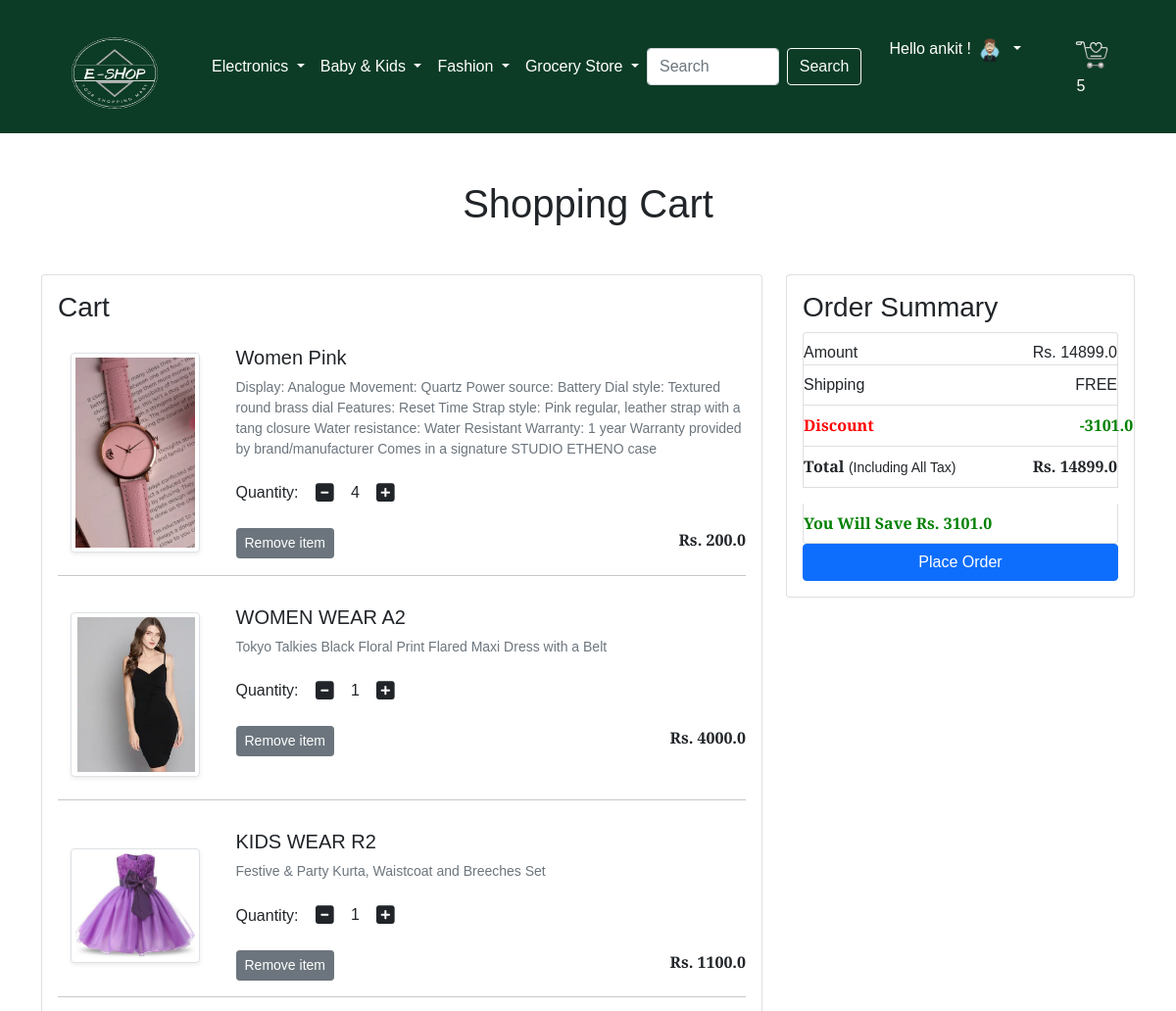
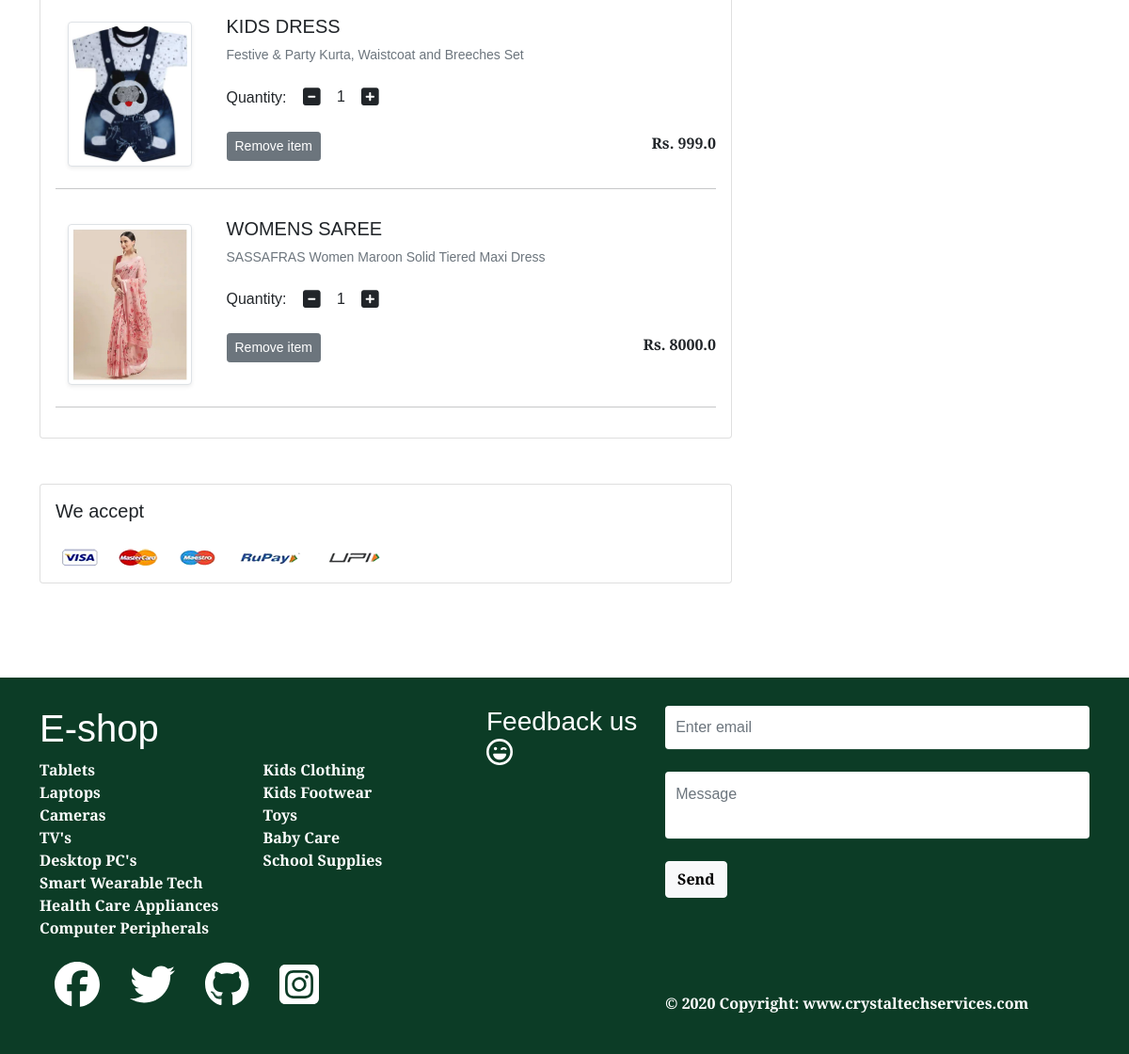
The page /cart/ (signed in) on the database its author committed (2 pictures, top to bottom).
### app/models.py (models this page shows, shortened)
class Cart(models.Model):
    user = models.ForeignKey(User, on_delete=models.CASCADE)
    product = models.ForeignKey(Product, on_delete=models.CASCADE)
    quantity = models.PositiveIntegerField(default=1)

class Product(models.Model):
    title = models.CharField(max_length=200)
    selling_price = models.FloatField()
    discounted_price = models.FloatField()
    description = models.TextField()
    brand = models.CharField(max_length=200)
    category = models.CharField(choices = CATEGORY_CHOICES, max_length=2)
    product_image = models.ImageField(upload_to = 'productimg')
    quantity_available=models.IntegerField(default=100)
    ratings=models.IntegerField(default =5)
    offer=models.BooleanField(default=False)
    offer_value=models.IntegerField(default=10)

### app/views.py (the view)
# urls.py: path('cart/', views.show_cart, name='showcart'),
@login_required
def show_cart(request):
    if request.user.is_authenticated:
        user = request.user
        cart = Cart.objects.filter(user=user)
        amount = 0.0
        shipping_amount = 70.0
        total_amount = 0.0
        discount=0.0
        cart_product = [p for p in Cart.objects.all() if p.user == user]
        if request.user.is_authenticated:
            totalitem = len(Cart.objects.filter(user=request.user))
        if cart_product:
            for p in cart_product:
                tempamount = (p.quantity * p.product.discounted_price)
                amount += tempamount
                if amount<500:
                    totalamount = amount + shipping_amount
                else :
                    totalamount=amount
                discount=discount+p.quantity*(p.product.selling_price-p.product.discounted_price)
            return render(request, 'app/addtocart.html', {'discount':discount,'carts': cart, 'totalamount': totalamount, 'amount': amount, 'totalitem': totalitem})
        else:
            return render(request, 'app/emptycart.html', {'totalitem': totalitem})

### app/templates/app/addtocart.html (shortened to what this page needs)
{% extends 'app/base.html' %}
{% load static %}
{% block main-content %}
<div class="container my-5">
  <div class="row">
    <h1 class="text-center mb-5">Shopping Cart</h1>
    <div class="col-sm-8">
      <div class="card">
        <div class="card-body">
          <h3>Cart</h3>
          {% for cart in carts %}
          <div class="row">
           <a href="{% url 'product-detail' cart.product.id %}" class="btn">
            <div class="col-sm-3 text-center align-self-center"><img src="{{ cart.product.product_image.url }}" alt=""
                srcset="" class="img-fluid img-thumbnail shadow-sm" height="150" width="150"> </a></div>
            <div class="col-sm-9">
              <div>
                <h5>{{cart.product.title}}</h5>
                <p class="mb-2 text-muted small">{{cart.product.description}}</p>
                <div class="my-3">
                  <label for="quantity">Quantity:</label>
                  <a class="minus-cart btn" pid="{{cart.product.id}}"><i class="fas fa-minus-square fa-lg"></i></a>
                  <span id="quantity">{{cart.quantity}}</span>
                  <a class="plus-cart btn " pid="{{cart.product.id}}"><i class="fas fa-plus-square fa-lg"></i></a>
                </div>
                <div class="d-flex justify-content-between">
                  <a href="#" class="btn btn-sm btn-secondary mr-3 remove_cart" pid="{{cart.product.id}}">Remove item </a>
                  <p class="mb-0"><span><strong>Rs. {{cart.product.discounted_price}}</strong></span></p>
                </div>
              </div>
            </div>
          </div>
          <hr>
          {% endfor %}
    <div class="col-sm-4">
      <div class="card ">
        <div class="card-body  ">
          <h3>Order Summary</h3>
          <ul class="list-group">
            <li class=" list-group-item  d-flex justify-content-between align-items-center  px-0 pb-0">
              Amount<span>Rs. <span id="amount">{{amount}}</span></span></li>
              {% if amount < 500 %}
            <li class="list-group-item d-flex justify-content-between align-items-center px-0">Shipping<span>Rs.
                70.00</span></li>
                 {% else %}
                 <li class=" list-group-item d-flex justify-content-between align-items-center px-0">Shipping<span>FREE</span></li>
              {%endif%}
               <li class="list-group-item d-flex justify-content-between align-items-center px-0"><class style="color:red;"> <strong>Discount<span><class style="color:green;padding-left:210px">-{{discount}}</strong></span></li>
            <li class="list-group-item d-flex justify-content-between align-items-center px-0 mb-3">
              <div>
                <strong>Total</strong> <small>(Including All Tax)</small>
              </div>
              <span><strong>Rs. <strong id="totalamount">{{totalamount}}</strong></strong></span>
            </li>
            <li class=" list-group-item d-flex justify-content-between align-items-center px-0"><strong><class style="color:green; text-align:center;">You Will Save Rs. <span>{{discount}}</strong><span></li>
          </ul>
          <div class="d-grid"><a href="{% url 'checkout' %}" class="btn btn-primary">Place Order</a></div>
        </div>
      </div>
    </div>
<div class="container">
  <div class="row">
    <div class="col-sm-8">
      <div class="card">
        <div class="card-body">
          <h5 class="mb-4">We accept</h5>
          <img src="{% static 'app/images/payment.png' %}" alt="" class="img-fluid">
        </div>
      </div>
    </div>
  </div>
</div>
{% endblock main-content %}

### app/templates/app/base.html (shortened to what this page needs)
<!doctype html>
{% load static %}
<html lang="en">
<head>
  <link href="https://cdn.jsdelivr.net/npm/bootstrap@5.0.0-beta1/dist/css/bootstrap.min.css" rel="stylesheet"
>
  <link rel="stylesheet" href="{% static 'app/css/owl.carousel.min.css' %}">
  <link rel="stylesheet" href="{% static 'app/css/all.min.css' %}">
  <link rel="stylesheet" href="{% static 'app/css/style.css' %}">
</head>
<body>
  <nav style="background-color:#0C3C26;" class="navbar navbar-expand-lg navbar-dark ">
    <div class="container">
      <a class="navbar-brand" href="/" style="font-size:3vw"><img style="vertical-align:middle,float:left, padding-left: 0em;;" src="{% static 'app/images/6.png' %}" alt="𝔢 𝔰𝔥𝔬𝔭" height="110px" width="150px" > </a>
      <div class="collapse navbar-collapse" id="navbarSupportedContent">
        <ul class="navbar-nav me-auto mb-2 mb-lg-0">
          <li class="nav-item dropdown">
            <a class="nav-link dropdown-toggle text-white" href="#" id="electronicsDropdown" role="button"
              data-bs-toggle="dropdown" aria-expanded="false">
              Electronics
            </a>
          </li>
           <li class="nav-item dropdown">
            <a class="nav-link dropdown-toggle text-white" href="#" id="electronicsDropdown" role="button"
              data-bs-toggle="dropdown" aria-expanded="false">
              Baby & Kids
            </a>
          </li>
          <li class="nav-item dropdown">
            <a class="nav-link dropdown-toggle text-white" href="#" id="fashionDropdown" role="button"
              data-bs-toggle="dropdown" aria-expanded="false">
              Fashion
            </a>
          </li>
           <li class="nav-item dropdown">
            <a class="nav-link dropdown-toggle text-white" href="#" id="fashionDropdown" role="button"
              data-bs-toggle="dropdown" aria-expanded="false">
              Grocery Store
            </a>
          </li>
        </ul>
        <form method='get' action="/search" class="d-flex">
          <input class="form-control me-2" type="search" placeholder="Search" aria-label="Search" name="search" id='search'>
          <button class="btn btn-outline-light" type="submit">Search</i></button>
        </form>
        <div>
          <ul class="navbar-nav me-auto mb-2 mb-lg-0">
            {% if request.user.is_authenticated %}
            <li class="nav-item dropdown mx-1 " >
              <a class="nav-link dropdown-toggle text-white p-4" href="#" id="profileDropdown" role="button"
                data-bs-toggle="dropdown" aria-expanded="false">
               Hello {{request.user}} ! <img src="{% static 'app/images/admin.png' %}" width='30' height='30' >
              </a>
            </li>
            <li class="nav-item mx-0 p-3">
          <a href="{% url 'showcart' %}" class="nav-link text-white">{{totalitem}}</a>
            </li>
            {% endif %}
          </ul>
        </div>
      </div>
    </div>
  </nav>
  {% block main-content %} {% endblock main-content %}
  <link rel="stylesheet" href="{% static 'app/css/footer.css' %}">
<footer style="background-color:#0C3C26;" class="footer ">
    <div class="container  ">
        <div class="row ">
            <div class="col-md-5">
                <h1>E-shop</h1>
                <div class="row">
                    <div class="col-6">
                        <ul class="list-unstyled">
                          <b>  <li><a href="{% url 'tablets' %}">Tablets </a></li>
              <li><a href="{% url 'laptop' %}">Laptops </a></li>
              <li><a  href="{% url 'camera' %}">Cameras </a></li>
              <li><a  href="{% url 'tv' %}">TV's</a></li>
              <li><a href="{% url 'PC' %}">Desktop PC's</a></li>
              <li><a  href="{% url 'smart' %}">Smart Wearable Tech</a></li>
              <li><a  href="{% url 'health' %}">Health Care Appliances</a></li>
              <li><a  href="{% url 'cp' %}">Computer Peripherals</a></li></b>
                        </ul>
                    </div>
                    <div class="col-6">
                        <ul class="list-unstyled">
                         <b>  <li><a  href="{% url 'KC' %}">Kids Clothing</a></li>
              <li><a href="{% url 'KF' %}">Kids Footwear</a></li>
              <li><a href="{% url 'TO' %}">Toys</a></li>
              <li><a  href="{% url 'BC' %}">Baby Care</a></li>
               <li><a  href="{% url 'SS' %}">School Supplies</a></li></b>
                        </ul>
                    </div>
                </div>
                <ul class="nav">
                    <li class="nav-item"><a href="" class="nav-link pl-0"><i class='fab fa-facebook fa-spin fa-3x'></i></i></a></li>
                    <li class="nav-item"><a href="" class="nav-link"><i class='fab fa-twitter fa-spin fa-3x'></i></a></li>
                    <li class="nav-item"><a href="https://github.com/yashasvi246" class="nav-link"><i class='fab fa-github fa-spin fa-3x'></i></a></li>
                    <li class="nav-item"><a href="" class="nav-link"><i class='fab fa-instagram-square fa-spin fa-3x'></i>
</a></li>
                </ul>
                <br>
            </div>
            <div class="col-md-2">
                <h3 class="text-md-right">Feedback us <i class="far fa-laugh-wink fa-spin fa-1x"></i></h3>
            </div>
            <div class="col-md-5">
                <form>
                    <fieldset class="form-group">
                        <input type="email" class="form-control" id="exampleInputEmail1" placeholder="Enter email">
                    </fieldset>
                    <fieldset class="form-group"><br>
                        <textarea class="form-control" id="exampleMessage" placeholder="Message" ></textarea>
                    </fieldset>
                    <fieldset class="form-group text-xs-right">
                    <br>
                        <button type="button" class="btn btn-light"><b>Send<b></button>
                    </fieldset>
                </form>
                <br>
                <br>
                <br>
                <br>
                © 2020 Copyright:
    <a class="text-white" href="https://www.crystaltechservices.com/">www.crystaltechservices.com</a>
            </div>
  </div>
    </div>
</footer>
</body>
</html>

### app/static/app/css/footer.css (style rules this page uses)
body { font-family: 'Alegreya Sans', sans-serif; }
html { position: relative; min-height: 100%; }
body { margin-bottom: 500px; }
.footer { position: absolute; bottom: 0; width: 100%; height: 400px; }
footer { padding-top: 30px; background-color: #0275d8; color: #fff; }
footer a { color: #fff; text-decoration:none; }
footer .form-control { background-color: #FFF; box-shadow: 0 1px 0 0 rgba(255, 255, 255, 0.1); border: none; resize: none; color: #000; padding: 0.7em 0.7em; }

### rows shown on the page
Cart: product.product_image (picture), product "Women Pink", product.description "Display: Analogue Movement: Quartz Power source: Battery Dial style: Textured round brass dial Features: Reset Time Strap style: Pink regular, leather strap with a tang closure Water resistance: Water Resistant Warranty: 1 year Warranty provided by brand/manufacturer Comes in a signature STUDIO ETHENO case", quantity "4", product.discounted_price "200.0"
Cart: product.product_image (picture), product "WOMEN WEAR A2", product.description "Tokyo Talkies Black Floral Print Flared Maxi Dress with a Belt", quantity "1", product.discounted_price "4000.0"
Cart: product.product_image (picture), product "KIDS WEAR R2", product.description "Festive & Party Kurta, Waistcoat and Breeches Set", quantity "1", product.discounted_price "1100.0"
Cart: product.product_image (picture), product "KIDS DRESS", product.description "Festive & Party Kurta, Waistcoat and Breeches Set", quantity "1", product.discounted_price "999.0"
Cart: product.product_image (picture), product "WOMENS SAREE", product.description "SASSAFRAS Women Maroon Solid Tiered Maxi Dress", quantity "1", product.discounted_price "8000.0"

### other values the page prints
{{ request.user }} "ankit"
{{ totalitem }} "5"
{{ amount }} "14899.0"
{{ discount }} "3101.0"
{{ totalamount }} "14899.0"
